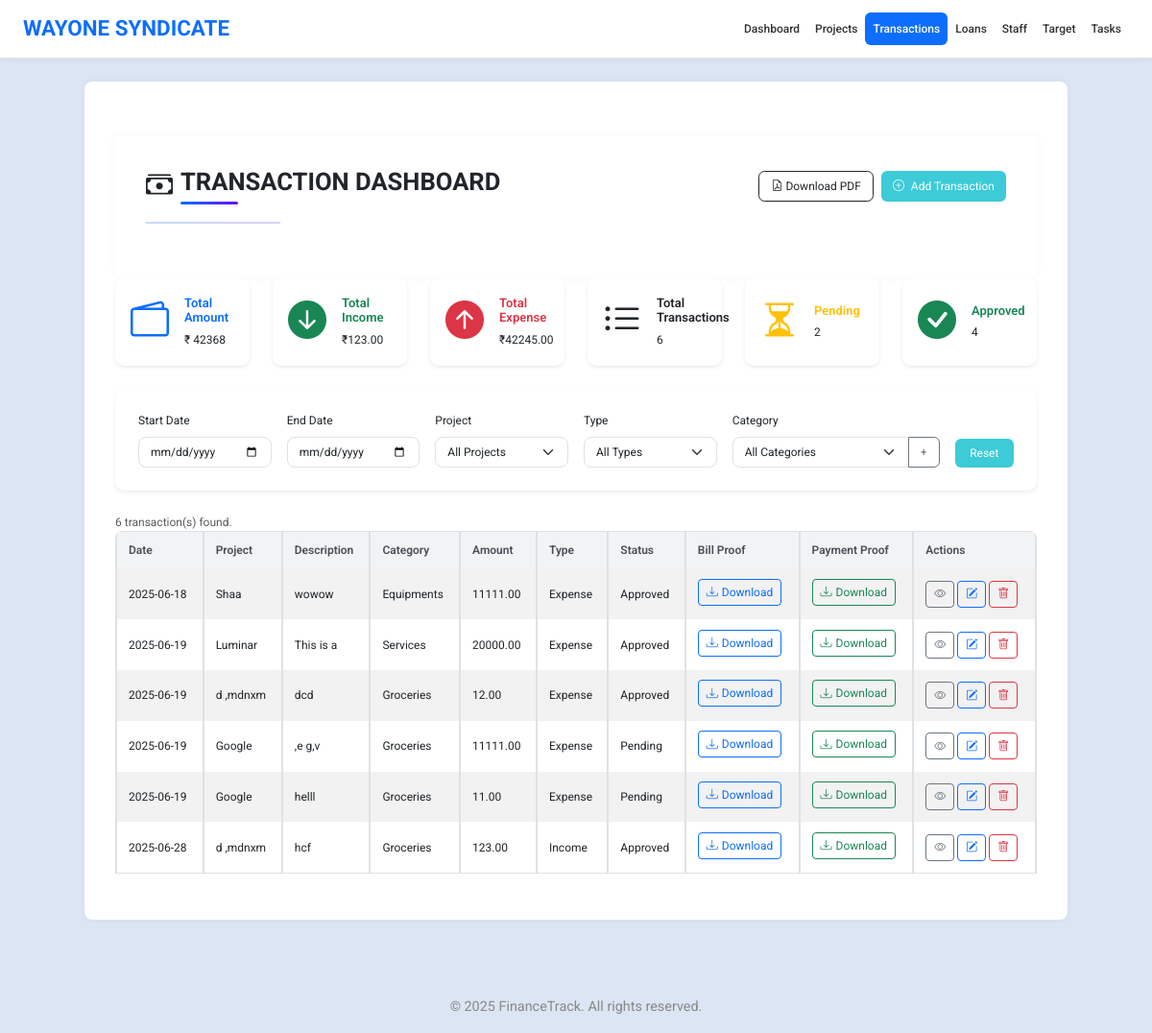
Screenshot of /transactions/ with the database file from the repository.
### app1/models.py (models this page shows, shortened)
class Transaction(models.Model):
    TRANSACTION_TYPES = (
        ('Income', 'Income'),
        ('Expense', 'Expense'),
    )
    project = models.ForeignKey(Project, on_delete=models.CASCADE)
    transaction_id = models.CharField(max_length=50)
    type = models.CharField(max_length=10, choices=TRANSACTION_TYPES)
    amount = models.DecimalField(max_digits=10, decimal_places=2)
    vendor = models.CharField(max_length=100, blank=True, null=True)
    status = models.CharField(max_length=50, default="Approved")
    category = models.CharField(max_length=100)
    description = models.TextField(blank=True, null=True)
    created_at = models.DateTimeField(blank=True,null=True)

class Project(models.Model):
    code = models.CharField(max_length=20)
    name = models.CharField(max_length=100)
    location = models.CharField(max_length=100)
    total_budget = models.DecimalField(max_digits=12, decimal_places=2)
    start_date = models.DateField()
    end_date = models.DateField()
    notes = models.TextField(blank=True, null=True)

class BillProof(models.Model):
    transaction = models.ForeignKey(Transaction, on_delete=models.CASCADE, related_name='bill_proofs')
    file = models.FileField(upload_to='bill_proofs/')

class PaymentProof(models.Model):
    transaction = models.ForeignKey(Transaction, on_delete=models.CASCADE, related_name='payment_proofs')
    file = models.FileField(upload_to='payment_proofs/')

### app1/views.py (the view)
# urls.py: path('transactions/', views.transaction_list, name='transaction_list'),
def transaction_list(request):
    transactions = Transaction.objects.all().select_related('project')
    projects = Project.objects.all()
    categories = Category.objects.all()
    start_date = request.GET.get('start_date')
    end_date = request.GET.get('end_date')
    project_id = request.GET.get('project')
    txn_type = request.GET.get('type')
    category = request.GET.get('category')
    selected = {
        'start_date': start_date or '',
        'end_date': end_date or '',
        'project': project_id or 'all',
        'type': txn_type or 'all',
        'category': category or '',
    }
    if start_date:
        transactions = transactions.filter(created_at__date__gte=parse_date(start_date))
    if end_date:
        transactions = transactions.filter(created_at__date__lte=parse_date(end_date))
    if project_id and project_id != 'all':
        try:
            transactions = transactions.filter(project__id=int(project_id))
        except ValueError:
            pass
    if txn_type and txn_type != 'all':
        transactions = transactions.filter(type=txn_type)
    if category:
        transactions = transactions.filter(category__icontains=category)
    total_income = transactions.filter(type__iexact='Income').aggregate(Sum('amount'))['amount__sum'] or 0
    total_expense = transactions.filter(type__iexact='Expense').aggregate(Sum('amount'))['amount__sum'] or 0
    total_amount = transactions.aggregate(Sum('amount'))['amount__sum'] or 0
    total_transactions = transactions.count()
    total_pending = transactions.filter(status__iexact='Pending').count()     # case-insensitive
    total_approved = transactions.filter(status__iexact='Approved').count()   # case-insensitive
    return render(request, 'transaction.html', {
        'transactions': transactions,
        'projects': projects,
        'categories': categories,
        'selected': selected,
        'summary': {
            'total_income': total_income,
            'total_expense': total_expense,
            'total_transactions': total_transactions,
            'total_pending': total_pending,
            'total_approved': total_approved,
            'total_amount':total_amount,
        }
    })

### templates/transaction.html (shortened to what this page needs)
{% extends 'base.html' %}
{% load static %}
{% block content %}
<div class="container mt-4 fade-in">
  <div class="d-flex justify-content-between align-items-center mb-3 flex-wrap gap-2">
    <div class="d-flex align-items-center gap-2  py-0">
      <i class="bi bi-cash-stack fs-3 text-dark"></i>
      <h2 class="page-title mb-3 mb-md-0">TRANSACTION DASHBOARD</h2>
    </div>
    <div class="d-flex gap-2">
      <a href="{% url 'transaction_pdf' %}?start_date={{ selected.start_date }}&end_date={{ selected.end_date }}&project={{ selected.project }}&type={{ selected.type }}&category={{ selected.category }}" target="_blank" class="btn btn-outline-dark">
        <i class="bi bi-file-earmark-pdf"></i> Download PDF
      </a>
      <button class="btn btn-primary" data-bs-toggle="modal" data-bs-target="#addTransactionModal">
        <i class="bi bi-plus-circle me-1"></i> Add Transaction
      </button>
    </div>
  </div>
  <hr class="mt-2 mb-4" style="border: none; height: 2px; background: linear-gradient(to right, #0d6efd, #7c3aed); width: 140px;">
</div>
<div class="row row-cols-1 row-cols-md-3 row-cols-lg-6 g-4 mb-4">
  <div class="col">
    <div class="card border-primary border-4 shadow-sm h-100">
      <div class="card-body d-flex align-items-center">
        <i class="bi bi-wallet2 text-primary fs-1 me-3"></i>
        <div>
          <h6 class="card-title text-primary">Total Amount</h6>
          <h4 class="mb-0">₹ {{ summary.total_amount }}</h4>
        </div>
      </div>
    </div>
  </div>
  <div class="col">
    <div class="card border-success border-4 shadow-sm h-100">
      <div class="card-body d-flex align-items-center">
        <i class="bi bi-arrow-down-circle-fill text-success fs-1 me-3"></i>
        <div>
          <h6 class="card-title text-success">Total Income</h6>
          <h4 class="mb-0">₹{{ summary.total_income|floatformat:2 }}</h4>
        </div>
      </div>
    </div>
  </div>
  <div class="col">
    <div class="card border-danger border-4 shadow-sm h-100">
      <div class="card-body d-flex align-items-center">
        <i class="bi bi-arrow-up-circle-fill text-danger fs-1 me-3"></i>
        <div>
          <h6 class="card-title text-danger">Total Expense</h6>
          <h4 class="mb-0">₹{{ summary.total_expense|floatformat:2 }}</h4>
        </div>
      </div>
    </div>
  </div>
  <div class="col">
    <div class="card border-dark border-4 shadow-sm h-100">
      <div class="card-body d-flex align-items-center">
        <i class="bi bi-list-ul text-dark fs-1 me-3"></i>
        <div>
          <h6 class="card-title text-dark">Total Transactions</h6>
          <h4 class="mb-0">{{ summary.total_transactions }}</h4>
        </div>
      </div>
    </div>
  </div>
  <div class="col">
    <div class="card border-warning border-4 shadow-sm h-100">
      <div class="card-body d-flex align-items-center">
        <i class="bi bi-hourglass-split text-warning fs-1 me-3"></i>
        <div>
          <h6 class="card-title text-warning">Pending</h6>
          <h4 class="mb-0">{{ summary.total_pending }}</h4>
        </div>
      </div>
    </div>
  </div>
  <div class="col">
    <div class="card border-success border-4 shadow-sm h-100">
      <div class="card-body d-flex align-items-center">
        <i class="bi bi-check-circle-fill text-success fs-1 me-3"></i>
        <div>
          <h6 class="card-title text-success">Approved</h6>
          <h4 class="mb-0">{{ summary.total_approved }}</h4>
        </div>
      </div>
    </div>
  </div>
</div>
  <form method="get" class="card p-4 shadow-sm mb-4 fade-in">
    <div class="row g-3 align-items-end">
      <div class="col-md-2">
        <label class="form-label">Start Date</label>
        <input type="date" name="start_date" value="{{ selected.start_date }}" class="form-control">
      </div>
      <div class="col-md-2">
        <label class="form-label">End Date</label>
        <input type="date" name="end_date" value="{{ selected.end_date }}" class="form-control">
      </div>
      <div class="col-md-2">
        <label class="form-label">Project</label>
        <select name="project" class="form-select">
          <option value="all">All Projects</option>
        </select>
      </div>
      <div class="col-md-2">
        <label class="form-label">Type</label>
        <select name="type" class="form-select">
          <option value="all">All Types</option>
        </select>
      </div>
      <div class="col-md-3">
        <label class="form-label">Category</label>
        <div class="input-group">
          <select name="category" class="form-select">
            <option value="">All Categories</option>
          </select>
          <button class="btn btn-outline-secondary" type="button" data-bs-toggle="modal" data-bs-target="#addCategoryModal">+</button>
        </div>
      </div>
      <div class="col-md-1 text-end">
       <a href="{% url 'transaction_list' %}" class="btn btn-primary w-100">Reset</a>
      </div>
    </div>
  </form>
  {% if transactions %}
    <p class="text-muted">{{ transactions|length }} transaction(s) found.</p>
  {% else %}
    <div class="alert alert-warning text-center">No transactions match your filters.</div>
  {% endif %}
  <div class="table-responsive fade-in">
    <table class="table table-bordered table-striped">
      <thead class="table-light">
        <tr>
          <th>Date</th>
          <th>Project</th>
          <th>Description</th>
          <th>Category</th>
          <th>Amount</th>
          <th>Type</th>
          <th>Status</th>
          <th>Bill Proof</th>
          <th>Payment Proof</th>
          <th>Actions</th>
        </tr>
      </thead>
      <tbody>
        {% for txn in transactions %}
        <tr>
          <td>{{ txn.created_at|date:"Y-m-d" }}</td>
          <td>{{ txn.project.name }}</td>
          <td>{{ txn.description }}</td>
          <td>{{ txn.category }}</td>
          <td>{{ txn.amount }}</td>
          <td>{{ txn.type }}</td>
          <td>{{ txn.status }}</td>
         <td>
  {% for file in txn.bill_proofs.all %}
    <a href="{{ file.file.url }}" class="btn btn-outline-primary btn-sm mb-1" download>
      <i class="bi bi-download me-1"></i>Download
    </a><br>
  {% endfor %}
</td>
<td>
  {% for file in txn.payment_proofs.all %}
    <a href="{{ file.file.url }}" class="btn btn-outline-success btn-sm mb-1" download>
      <i class="bi bi-download me-1"></i>Download
    </a><br>
  {% endfor %}
</td>
<td class="text-nowrap">
  <button class="btn btn-sm btn-outline-secondary view-btn" data-id="{{ txn.id }}">
    <i class="bi bi-eye"></i>
  </button>
  <button class="btn btn-sm btn-outline-primary edit-btn" data-id="{{ txn.id }}">
    <i class="bi bi-pencil-square"></i>
  </button>
  <button class="btn btn-sm btn-outline-danger delete-btn" data-id="{{ txn.id }}">
    <i class="bi bi-trash"></i>
  </button>
</td>
        </tr>
        {% endfor %}
      </tbody>
    </table>
  </div>
</div>
{% endblock %}

### templates/base.html (style rules this page uses)
body { background-color: #f9fafb; font-family: 'Segoe UI', sans-serif; }
.container { background: white; padding: 2rem; border-radius: 0.5rem; box-shadow: 0 0 8px rgba(0,0,0,0.04); }
.btn-primary { background-color: #0d6efd; border: none; }

### templates/transaction.html (style rules this page uses)
body { font-family: 'Roboto', sans-serif; font-size: 12px; background-color: rgba(180, 200, 230, 0.47); color: #212529; }
.form-control, .form-select { border-radius: 0.5rem; font-size: 12px; transition: all 0.2s ease-in-out; box-shadow: none; }
.btn, .table, .modal, .card, .dropdown-menu { font-size: 12px; }
.btn-primary, .btn-purple { background: linear-gradient(90deg, #3ccbd7, #3ccbd7); border: none; color: white; transition: background 0.3s ease-in-out; }
.page-title { font-weight: 700; font-size: 1.6rem; color: #212529; position: relative; padding-bottom: 8px; }
.page-title::after { content: ''; position: absolute; left: 0; bottom: 0; width: 60px; height: 3px; background: linear-gradient(90deg, #0d6efd, #6610f2); border-radius: 3px; }
.table-responsive { border-radius: 0.5rem; overflow-x: auto; }
.table { background: #ffffff; border-collapse: separate; border-spacing: 0; border: 1px solid #dee2e6; }
.table thead { background-color: #f8f9fa; }
.table th, .table td { padding: 0.65rem 0.75rem; vertical-align: middle; white-space: nowrap; font-size: 12px; }
.table-striped tbody tr:nth-of-type(odd) { background-color: #f9f9f9; }
.table th { color: #495057; font-weight: 600; background-color: #f1f3f5; }
.card { border-radius: 0.6rem; border: none; font-size: 12px; }
.card-title { font-weight: 600; font-size: 13px; }
.btn-outline-dark { border-radius: 0.4rem; font-size: 12px; }
.fade-in { animation: fadeIn 0.5s ease-in-out both; }
@media (min-width: 768px) { .card-body { flex-direction: row; text-align: start; } }

### rows the page displays
Transaction: created_at "2025-06-18", project.name "Shaa", description "wowow", category "Equipments", amount "11111.00", type "Expense", status "Approved"
Transaction: created_at "2025-06-19", project.name "Luminar", description "This is a", category "Services", amount "20000.00", type "Expense", status "Approved"
Transaction: created_at "2025-06-19", project.name "d ,mdnxm", description "dcd", category "Groceries", amount "12.00", type "Expense", status "Approved"
Transaction: created_at "2025-06-19", project.name "Google", description ",e g,v", category "Groceries", amount "11111.00", type "Expense", status "Pending"
Transaction: created_at "2025-06-19", project.name "Google", description "helll", category "Groceries", amount "11.00", type "Expense", status "Pending"
Transaction: created_at "2025-06-28", project.name "d ,mdnxm", description "hcf", category "Groceries", amount "123.00", type "Income", status "Approved"

### other values shown
{{ summary.total_amount }} "42368"
{{ summary.total_income|floatformat:2 }} "123.00"
{{ summary.total_expense|floatformat:2 }} "42245.00"
{{ summary.total_transactions }} "6"
{{ summary.total_pending }} "2"
{{ summary.total_approved }} "4"
{{ transactions|length }} "6"
{{ year|default:"2025" }} "2025"
